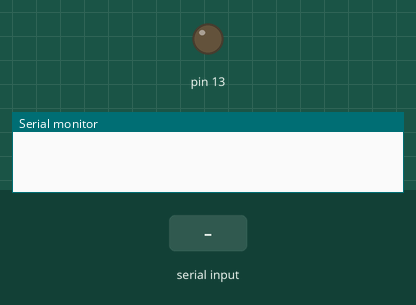
Bench run of a sketch on a simulated Arduino Uno, built with avr-gcc and run on an emulated ATmega328P. On the bench: output pins drawn as LEDs (lit = HIGH), the last lines printed to the serial monitor. Dashed ring = blinking. Inputs (shaded band) come from the test bench.

Above: at 1.2 s.
1.3 s: "A" received over Serial
At 1.42 s:
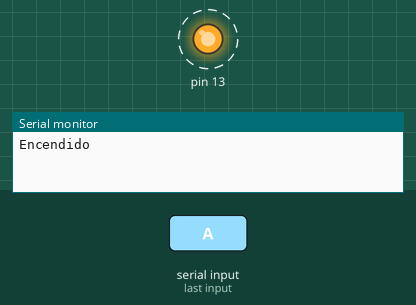
3.5 s: "B" received over Serial
At 5.8 s:
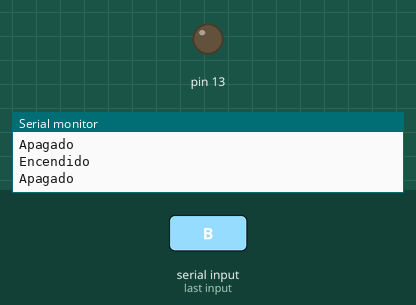
6.5 s: "D" received over Serial
At 7.3 s:
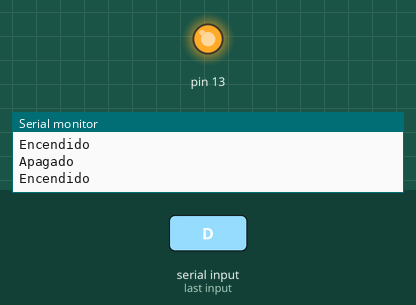
Timing chart, 0 to 10.0 s (numbered marks = the images above; inputs shaded):
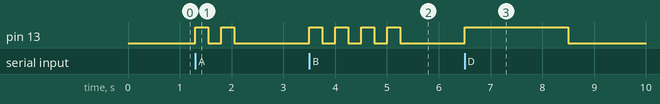

Measured:
- after the input at 1.3 s, pin 13: alternates HIGH for 0.25 s and LOW for 0.25 s, 4 changes in all, then stays LOW, starting at once
- after the input at 3.5 s, pin 13: alternates HIGH for 0.25 s and LOW for 0.25 s, 8 changes in all, then stays LOW, starting at once
- after the input at 6.5 s, pin 13: LOW → HIGH at once, → LOW 2.0 s later

The sketch:

LAB01.ino
```cpp
byte dato;

void setup() {
  Serial.begin(9600);
  pinMode(13, OUTPUT);
}

void loop() {
  digitalWrite(13, LOW);

  if (Serial.available()) {
    dato = Serial.read();

    switch (dato) {
      case 'A':
        for (int i = 0; i < 2; i++) {
          digitalWrite(13, HIGH); // Enciende el LED
          Serial.println("Encendido");
          delay(250);             // Espera 0.25 segundos
          digitalWrite(13, LOW);  // Apaga el LED
          Serial.println("Apagado");
          delay(250);             // Espera 0.25 segundos
        }
        break;
      case 'B':
        for (int i = 0; i < 4; i++) {
          digitalWrite(13, HIGH); // Enciende el LED
          Serial.println("Encendido");
          delay(250);             // Espera 0.25 segundos
          digitalWrite(13, LOW);  // Apaga el LED
          Serial.println("Apagado");
          delay(250);             // Espera 0.25 segundos
        }
        break;
      case 'C':
        digitalWrite(13, HIGH); // Enciende el LED
        Serial.println("Encendido");
        delay(1000);             // Espera 1 segundo
        digitalWrite(13, LOW);  // Apaga el LED
        Serial.println("Apagado");
        break;
      case 'D':
        digitalWrite(13, HIGH); // Enciende el LED
        Serial.println("Encendido");
        delay(2000);             // Espera 2 segundos
        digitalWrite(13, LOW);  // Apaga el LED
        Serial.println("Apagado");
        break;
    }
  }
}
```
